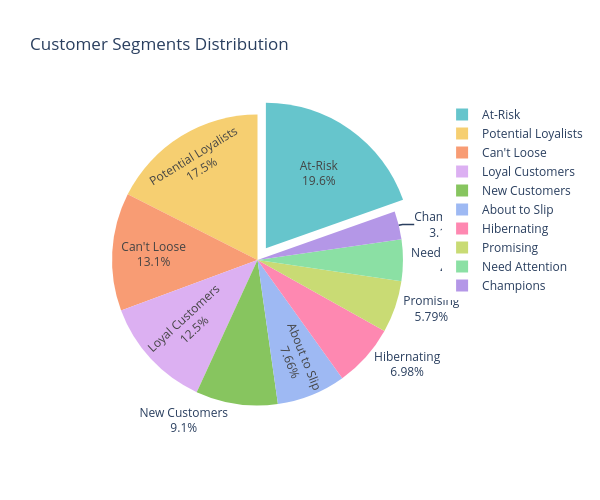

The code cell stored with this chart in its notebook:
### Code cell
# Customer Segments Distribution
EXPLODE = (0.1,0,0,0,0,0,0,0,0,0)

fig = px.pie(
    values=segments.values,
    names=segments.index,
    title="Customer Segments Distribution",
    color=segments.index,
    color_discrete_sequence=px.colors.qualitative.Pastel,
    width=600, height=500
)

fig.update_traces(
    textinfo='percent+label',
    pull=EXPLODE,
)

fig.show()

### Figure 1 — Plotly figure (JSON) as saved in the notebook; plotly's stock layout.template omitted (floating-point values rounded to 4 significant figures)
{"data": [{"customdata": [["At-Risk"], ["Potential Loyalists"], ["Can't Loose"], ["Loyal Customers"], ["New Customers"], ["About to Slip"], ["Hibernating"], ["Promising"], ["Need Attention"], ["Champions"]], "domain": {"x": [0, 1], "y": [0, 1]}, "hovertemplate": "label=%{label}<br>value=%{value}<br>color=%{customdata[0]}<extra></extra>", "labels": ["At-Risk", "Potential Loyalists", "Can't Loose", "Loyal Customers", "New Customers", "About to Slip", "Hibernating", "Promising", "Need Attention", "Champions"], "legendgroup": "", "marker": {"colors": ["rgb(102, 197, 204)", "rgb(246, 207, 113)", "rgb(248, 156, 116)", "rgb(220, 176, 242)", "rgb(135, 197, 95)", "rgb(158, 185, 243)", "rgb(254, 136, 177)", "rgb(201, 219, 116)", "rgb(139, 224, 164)", "rgb(180, 151, 231)"]}, "name": "", "pull": [0.1, 0, 0, 0, 0, 0, 0, 0, 0, 0], "showlegend": true, "textinfo": "percent+label", "type": "pie", "values": [857, 767, 573, 546, 398, 335, 305, 253, 201, 137]}], "layout": {"height": 500, "legend": {"tracegroupgap": 0}, "piecolorway": ["rgb(102, 197, 204)", "rgb(246, 207, 113)", "rgb(248, 156, 116)", "rgb(220, 176, 242)", "rgb(135, 197, 95)", "rgb(158, 185, 243)", "rgb(254, 136, 177)", "rgb(201, 219, 116)", "rgb(139, 224, 164)", "rgb(180, 151, 231)", "rgb(179, 179, 179)"], "title": {"text": "Customer Segments Distribution"}, "width": 600}}
